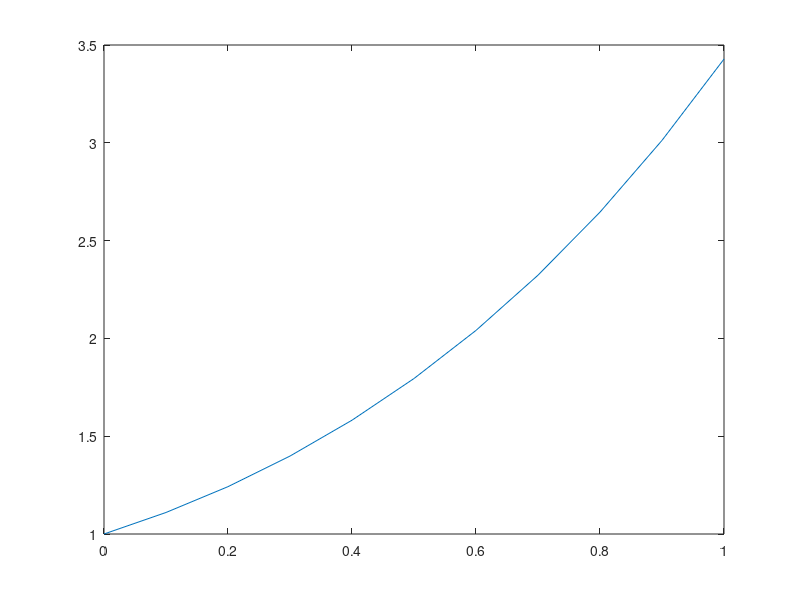

Source code (MATLAB):
f= @(x,y) x+y;
t0=0;
tend=1;
h=0.1;
y0=1;
n=(tend-t0)/h;
T=[t0:h:tend]
Y=zeros(n+1,1);
Y(1)=y0;
for i=1:n
  k1=f(T(i),Y(i))*h;
  k2=f(T(i)+h,Y(i)+k1)*h
  Y(i+1)=Y(i)+0.5*(k1+k2);
  
endfor
Y
plot(T,Y)